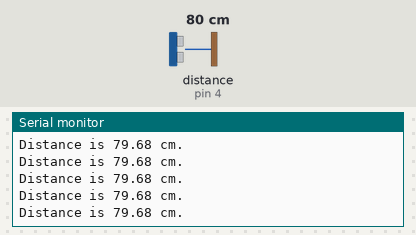
A sketch run on a simulated Arduino Uno, built with avr-gcc and run on an emulated ATmega328P. On the bench: the last lines printed to the serial monitor. Wiring (inferred from the names in the program): ultrasonic range finder: trigger pin 5; echo pin 4. The test bench sets the inputs (shaded band); at power-on: distance to the obstacle (sensor on pin 4) 80 cm. The echo pulse lasts 58.3 µs per cm.

Above: at 1.2 s.
1.3 s: distance to the obstacle (sensor on pin 4) set to 2 cm
At 1.72 s:
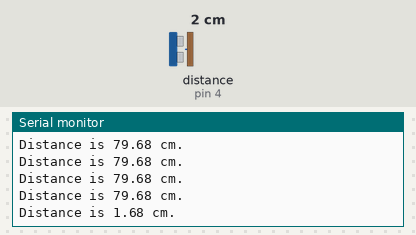
4.3 s: distance to the obstacle (sensor on pin 4) set to 4 cm
At 4.48 s:
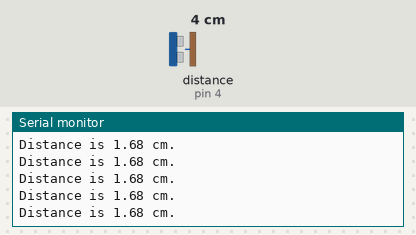
Timing chart, 0 to 7.3 s (numbered marks = the images above; inputs shaded):
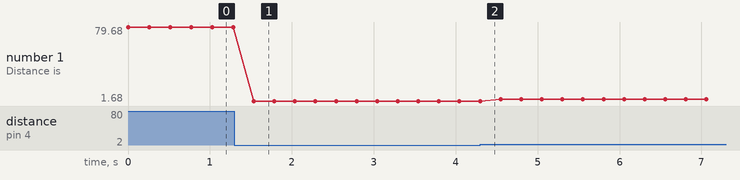

The sketch:

HC-SR04-done.ino
```cpp
int pin_echo = 4;
int pin_trigger = 5;
long echo = 0; // value returned from HC-SR04 [us]
float sos = 0.0343; //speed of sound in cm/us

void setup() {
  // put your setup code here, to run once:
  pinMode(pin_echo, INPUT);
  pinMode(pin_trigger, OUTPUT);

  Serial.begin(9600);
}

void loop() {
  // put your main code here, to run repeatedly:
  set_measurement();
  echo = pulseIn(pin_echo, HIGH);
  float distance = (echo/2)*sos;
  Serial.print("Distance is ");
  Serial.print(distance);
  Serial.println(" cm.");
  delay(250);
}

void set_measurement()
{
  digitalWrite(pin_trigger, LOW);
  delayMicroseconds(2);
  digitalWrite(pin_trigger, HIGH);
  delayMicroseconds(5);
  digitalWrite(pin_trigger, LOW);
}
```

Measured:
- after the input at 1.3 s, the serial monitor: prints a new line after 0.24 s (image 1)
- plotted number 1: 79.68 → 1.68 after the input at 1.3 s, 1.68 → 3.67 after the input at 4.3 s
